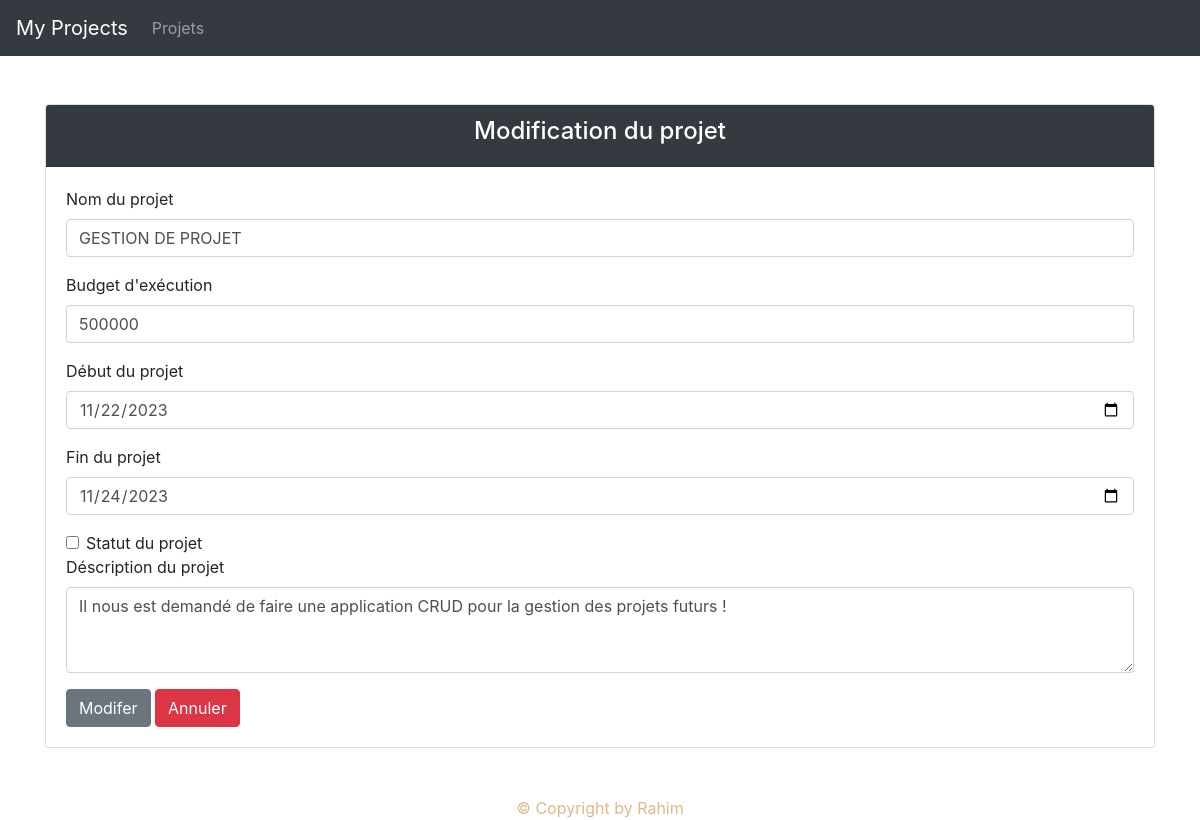
/?page=editprojet&idprojet=5, run on the app's committed database.
### tables this page shows
CREATE TABLE `projets` (
  `id` int(11) NOT NULL,
  `code` varchar(255) NOT NULL,
  `nom` varchar(100) NOT NULL,
  `description` varchar(1000) NOT NULL,
  `budget` int(8) NOT NULL,
  `date_debut` date NOT NULL,
  `date_fin` date NOT NULL,
  `statut` tinyint(1) NOT NULL
);

### bd/projet_db.php (called while the page is built, shortened)
<?php
    function getProjetById($id){
        global $db;
        $sql = "SELECT * FROM projets where id = $id";
        return $db -> query($sql) -> fetch(2);
    }

### view/editprojet.php (the view, shortened to what this page needs)
<?php
    $id = $_GET['idprojet'];
    $projet = getProjetById($id);
?>
<div class="container mt-5 offset">
    <div class="card" >
        <div class="card-header bg-dark">
           <h4 style="color: white;" class="text-center" >Modification du projet </h4>
        </div>
        <div class="card-body">
            <form action="" method="post">
                <div class="mb-3">
                    <label for="exampleFormControlInput1" class="form-label" >Nom du projet</label>
                    <input type="text" class="form-control" name="nom" value="<?= $projet['nom'] ?>" required>
                </div>
                <div class="mb-3">
                    <label for="exampleFormControlInput1" class="form-label">Budget d'exécution</label>
                    <input type="number" class="form-control" name="budget" value="<?= $projet['budget'] ?>" required>
                </div>
                <div class="mb-3">
                    <label for="exampleFormControlInput1" class="form-label">Début du projet</label>
                    <input type="date" class="form-control" name="date_debut" value="<?= $projet['date_debut'] ?>" required>
                </div>
                <div class="mb-3">
                    <label for="exampleFormControlInput1" class="form-label">Fin du projet</label>
                    <input type="date" class="form-control" name="date_fin" value="<?= $projet['date_fin'] ?>" required>
                </div>
                <div class="form-check form-switch">
                    <input class="form-check-input" type="checkbox" name="statut" value="<?= $projet['statut'] ?>">
                    <label class="form-check-label" for="flexSwitchCheckDefault">Statut du projet</label>
                </div>
                <div class="mb-3">
                    <label for="exampleFormControlTextarea1" class="form-label">Déscription du projet</label>
                    <textarea class="form-control" name ='description' rows="3"><?= $projet['description'] ?></textarea>
                </div>
                <input class="btn btn-secondary" type="submit" name="editer" value = "Modifer">
                <input class="btn btn-danger" type="submit" name="annuler" value = "Annuler">
            </form>
        </div>
    </div>
</div>

### data on the page
projets: nom "GESTION DE PROJET", budget "500000", date_debut "11/22/2023", date_fin "11/24/2023", description "Il nous est demandé de faire une application CRUD pour la gestion des projets futurs !"
